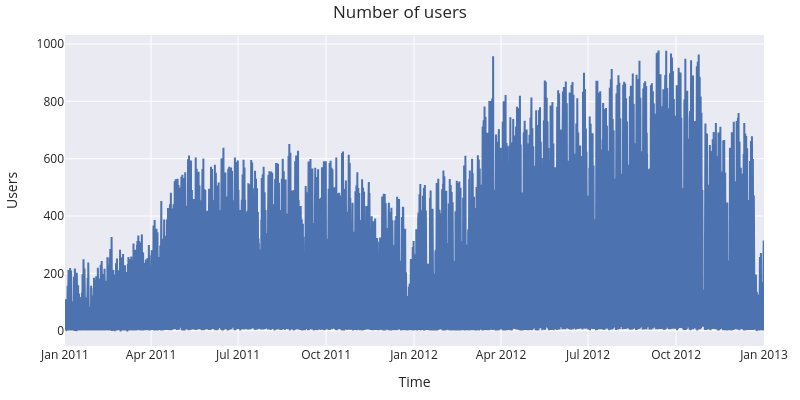

The code cell stored with this chart in its notebook:
### Markdown cell above
<div role="note"
     style="background: rgba(0,184,212,.08); border-left: 6px solid #00b8d4; border-radius: 6px; padding: 10px 12px; margin: 1em 0;">
  <p style="display: flex; align-items: center; font-size: 1rem; color: #00b8d4; margin: 0 0 6px 0; font-weight: 600;">
    <span style="margin-right: 6px; font-size: 1.125em;">✏️</span>
    <strong style="font-size: 18px;">Note</strong>
  </p>

  <p>
    <code>skforecast-ai</code> is ready to preprocess the data, but it is recommended that users apply their own preprocessing steps before using the assistant. This ensures the data is in the desired format and any necessary transformations have been applied before proceeding with the forecasting workflow.
  </p>
  
</div>

### Code cell
# Interactive plot of time series
# ==============================================================================
fig = go.Figure()
fig.add_trace(
    go.Scatter(x=data['date_time'], y=data['users'], mode='lines', name='Train')
)
fig.update_layout(
    title  = 'Number of users',
    xaxis_title="Time",
    yaxis_title="Users",
    legend_title="Partition:",
    width=800,
    height=400,
    margin=dict(l=20, r=20, t=35, b=20),
    legend=dict(orientation="h", yanchor="top", y=1, xanchor="left", x=0.001)
)
fig.show()

### Figure 1 — Plotly figure (JSON) as saved in the notebook; plotly's stock layout.template omitted (floating-point values rounded to 4 significant figures; data arrays with more than 128 entries replaced by an {"elided": "..."} marker saying what was removed)
{"data": [{"mode": "lines", "name": "Train", "type": "scatter", "x": {"elided": "17544 str values"}, "y": {"elided": "17544 float values"}}], "layout": {"height": 400, "legend": {"orientation": "h", "title": {"text": "Partition:"}, "x": 0.001, "xanchor": "left", "y": 1, "yanchor": "top"}, "margin": {"b": 20, "l": 20, "r": 20, "t": 35}, "title": {"text": "Number of users"}, "width": 800, "xaxis": {"title": {"text": "Time"}}, "yaxis": {"title": {"text": "Users"}}}}
